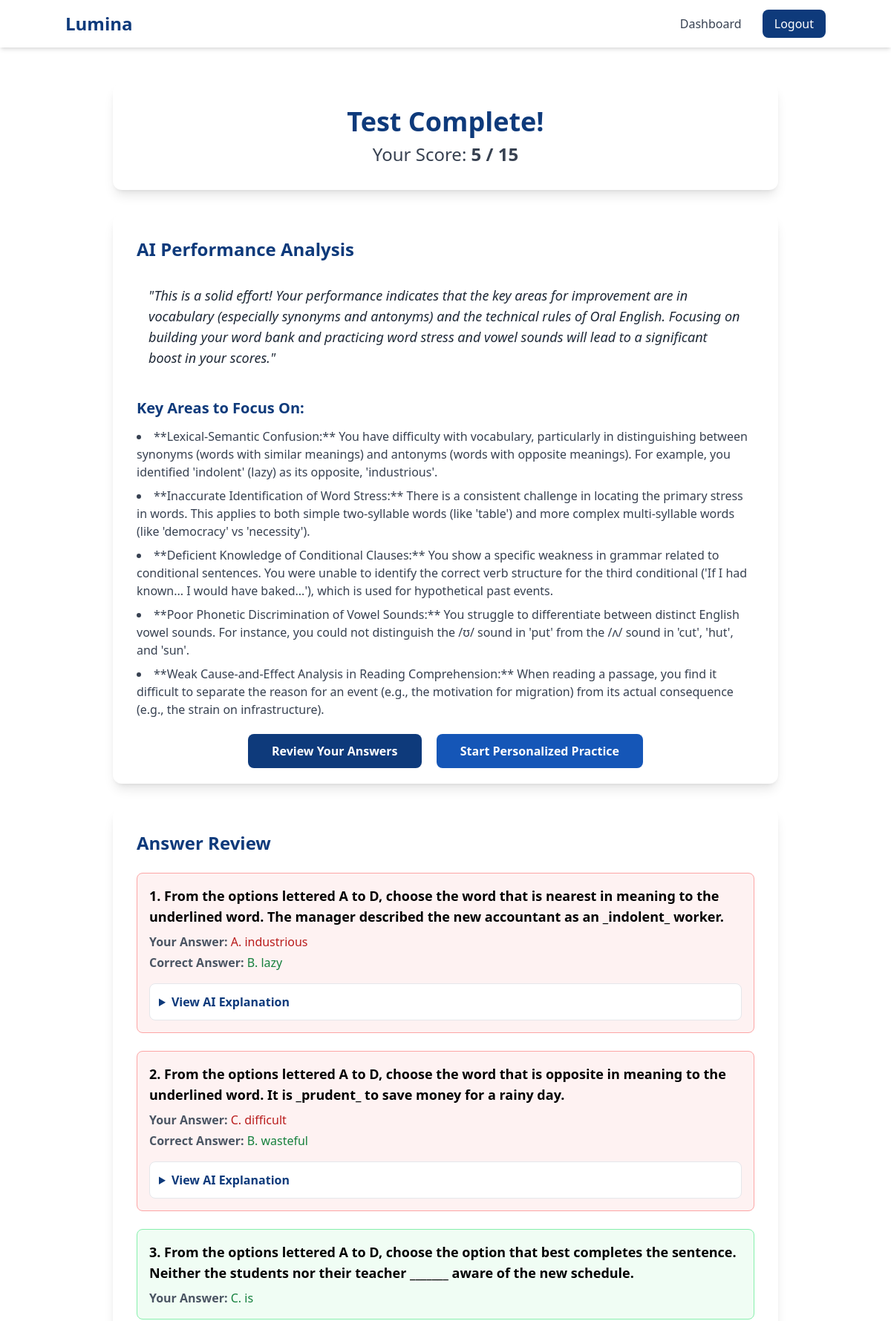
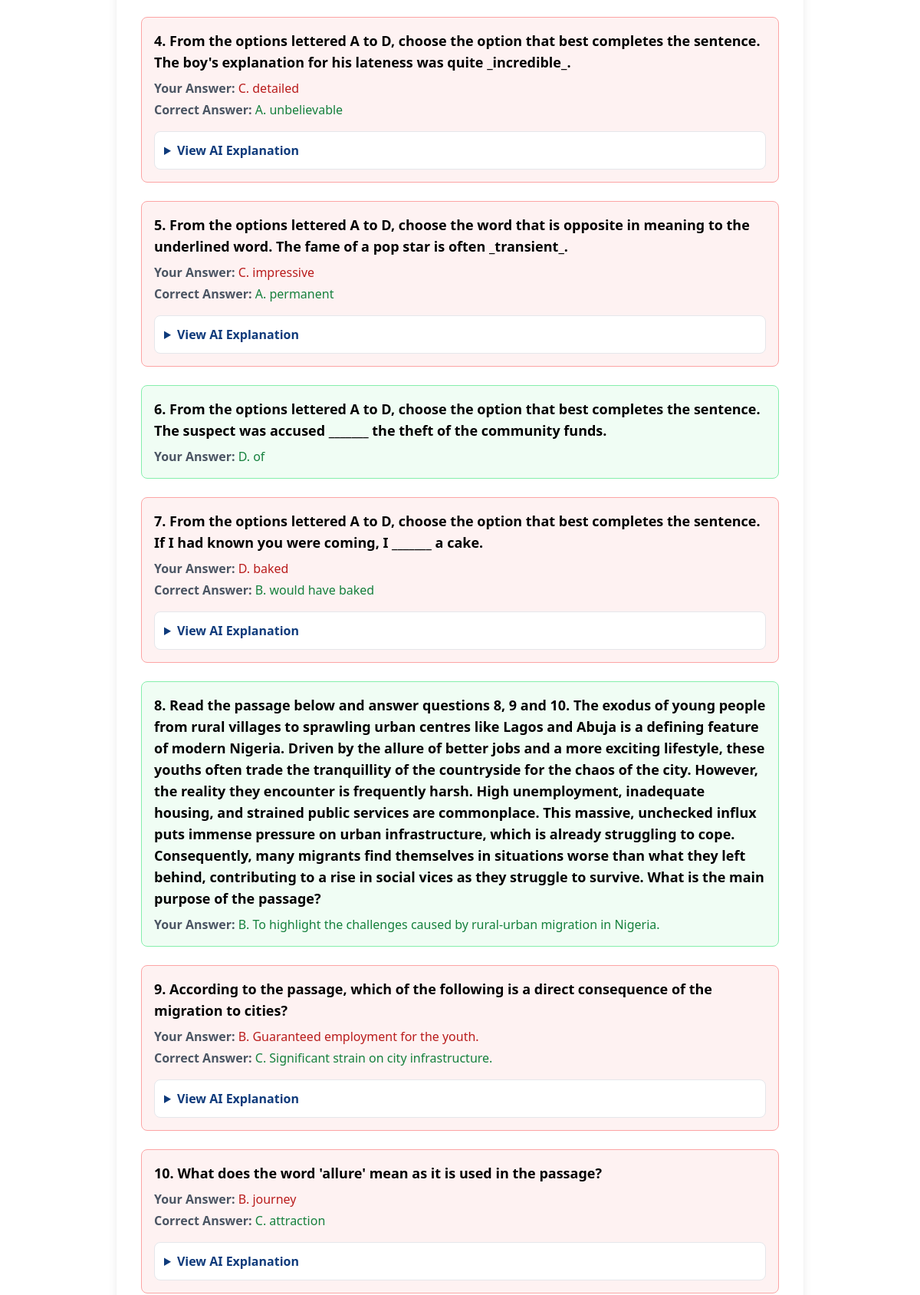
The app's page /evaluation/results/1/ (signed in, upper part) with its own data (2 pictures, top to bottom).
### core/models.py (models this page shows, shortened)
class EvaluationResult(models.Model):
    user = models.ForeignKey(User, on_delete=models.CASCADE, related_name='evaluation_results')
    timestamp = models.DateTimeField(auto_now_add=True)
    score = models.IntegerField()
    total_questions = models.IntegerField()
    weakness_summary = models.TextField(help_text="The AI's brief summary of performance.")
    detailed_weaknesses = models.JSONField(help_text="A list of specific weaknesses identified by the AI.")
    full_results_data = models.JSONField(help_text="A JSON blob of the questions, user answers, and explanations.")
    class Meta:
        ordering = ['-timestamp'] # Show the most recent results first

### core/views.py (the view)
# urls.py: path('evaluation/results/<int:result_id>/', evaluation_results_view, name='evaluation_results'),
@login_required
def evaluation_results_view(request, result_id):
    try:
        result = EvaluationResult.objects.get(id=result_id, user=request.user)
    except EvaluationResult.DoesNotExist:
        return redirect('dashboard')
    context = {
        'result': result
    }
    return render(request, 'evaluation/results.html', context)

### core/templatetags/custom_filters.py (called while the page is built)
@register.filter(name='get_item')
def get_item(dictionary, key):
    return dictionary.get(key)

### core/templates/evaluation/results.html (shortened to what this page needs)
{% extends 'base.html' %}
{% load custom_filters %}
{% block content %}
<div class="max-w-4xl mx-auto space-y-8">
    <div class="text-center bg-white p-8 rounded-xl shadow-lg">
        <h1 class="text-4xl font-extrabold text-brand-primary">Test Complete!</h1>
        <p class="text-2xl mt-2 text-gray-700">Your Score:
            <span class="font-bold text-brand-secondary">{{ result.score }} / {{ result.total_questions }}</span>
        </p>
    </div>
    <div class="bg-white p-8 rounded-xl shadow-lg">
        <h2 class="text-2xl font-bold text-brand-primary mb-4">AI Performance Analysis</h2>
        <p class="text-lg italic text-gray-800 bg-brand-light p-4 rounded-md">"{{ result.weakness_summary }}"</p>
        <h3 class="text-xl font-bold text-brand-primary mt-6 mb-3">Key Areas to Focus On:</h3>
        <ul class="list-disc list-inside space-y-2 text-gray-700">
            {% for weakness in result.detailed_weaknesses %}
                <li>{{ weakness }}</li>
            {% endfor %}
        </ul>
        <div class="mt-8 text-center">
            <a href="#review" class="px-8 py-3 bg-brand-primary text-white font-bold rounded-lg hover:bg-brand-secondary">Review Your Answers</a>
            <a href="#" class="ml-4 px-8 py-3 bg-brand-secondary text-white font-bold rounded-lg hover:opacity-90">Start Personalized Practice</a>
        </div>
    </div>
    <div id="review" class="bg-white p-8 rounded-xl shadow-lg" style="scroll-margin-top: 5rem;">
        <h2 class="text-2xl font-bold text-brand-primary mb-6">Answer Review</h2>
        <div class="space-y-6">
            {% for item in result.full_results_data %}
                <div class="border rounded-lg p-4 {% if item.is_correct %}border-green-300 bg-green-50{% else %}border-red-300 bg-red-50{% endif %}">
                    <p class="font-semibold text-lg">{{ forloop.counter }}. {{ item.question_text }}</p>
                    <div class="mt-2 text-gray-600">
                        <p><strong>Your Answer:</strong>
                            <span class="{% if item.is_correct %}text-green-700{% else %}text-red-700{% endif %}">
                                {% if item.user_answer %}
                                    {{ item.user_answer }}. {{ item.options|get_item:item.user_answer }}
                                {% else %}
                                    <span class="italic">Not Answered</span>
                                {% endif %}
                            </span>
                        </p>
                        {% if not item.is_correct %}
                            <p class="mt-1"><strong>Correct Answer:</strong> <span class="text-green-700">{{ item.correct_answer }}. {{ item.options|get_item:item.correct_answer }}</span></p>
                            <details class="mt-4 bg-white rounded-lg p-3 border">
                                <summary class="font-semibold text-brand-primary cursor-pointer">View AI Explanation</summary>
                            </details>
                        {% endif %}
                    </div>
                </div>
            {% endfor %}
        </div>
    </div>
</div>
{% endblock %}

### core/templates/base.html (shortened to what this page needs)
<!DOCTYPE html>
<html lang="en">
<head>
    <script src="https://cdn.tailwindcss.com"></script>
</head>
<body class="bg-brand-light font-sans">
    <nav class="bg-white shadow-md p-4 sticky top-0 z-50">
        <div class="container mx-auto flex justify-between items-center">
            <a href="{% url 'landing' %}" class="text-2xl font-bold text-brand-primary">Lumina</a>
            <div>
                {% if user.is_authenticated %}
                    <a href="{% url 'dashboard' %}" class="mx-2 text-gray-700 hover:text-brand-secondary">Dashboard</a>
                    <a href="{% url 'logout' %}" class="ml-4 px-4 py-2 bg-brand-primary text-white rounded-lg hover:bg-brand-secondary">Logout</a>
                {% endif %}
            </div>
        </div>
    </nav>
    <main class="container mx-auto mt-8 p-4">
        {% block content %}
        {% endblock %}
    </main>
</body>
</html>

### core/templates/base.html (style rules this page uses)
html { scroll-behavior: smooth; }
:root { --brand-primary: #0E3A7B; --brand-secondary: #1556B7; --brand-light: #EDF3FD; }
.bg-brand-primary { background-color: var(--brand-primary); }
.text-brand-primary { color: var(--brand-primary); }
.bg-brand-secondary { background-color: var(--brand-secondary); }

### records on screen
EvaluationResult: score "5", total_questions "15", weakness_summary "This is a solid effort! Your performance indicates that the key areas for improvement are in vocabulary (especially synonyms and antonyms) and the technical rules of Oral English. Focusing on building your word bank and practicing word stress and vowel sounds will lead to a significant boost in your scores."

### other values on screen
{{ item.question_text }} "From the options lettered A to D, choose the word that is nearest in meaning to the underlined word. The manager described the new accountant as an _indolent_ worker." "From the options lettered A to D, choose the word that is opposite in meaning to the underlined word. It is _prudent_ to save money for a rainy day." "From the options lettered A to D, choose the option that best completes the sentence. Neither the students nor their teacher _______ aware of the new schedule." "From the options lettered A to D, choose the option that best completes the sentence. The boy's explanation for his lateness was quite _incredible_." "From the options lettered A to D, choose the word that is opposite in meaning to the underlined word. The fame of a pop star is often _transient_." "From the options lettered A to D, choose the option that best completes the sentence. The suspect was accused _______ the theft of the community funds." "From the options lettered A to D, choose the option that best completes the sentence. If I had known you were coming, I _______ a cake." "According to the passage, which of the following is a direct consequence of the migration to cities?" "What does the word 'allure' mean as it is used in the passage?"
{{ item.user_answer }} "A" "C" "C" "C" "C" "D" "D" "B" "B" "B"
{{ item.options|get_item:item.user_answer }} "industrious" "difficult" "is" "detailed" "impressive" "of" "baked" "To highlight the challenges caused by rural-urban migration in Nigeria." "Guaranteed employment for the youth." "journey"
{{ item.correct_answer }} "B" "B" "A" "A" "B" "C" "C"
{{ item.options|get_item:item.correct_answer }} "lazy" "wasteful" "unbelievable" "permanent" "would have baked" "Significant strain on city infrastructure." "attraction"
